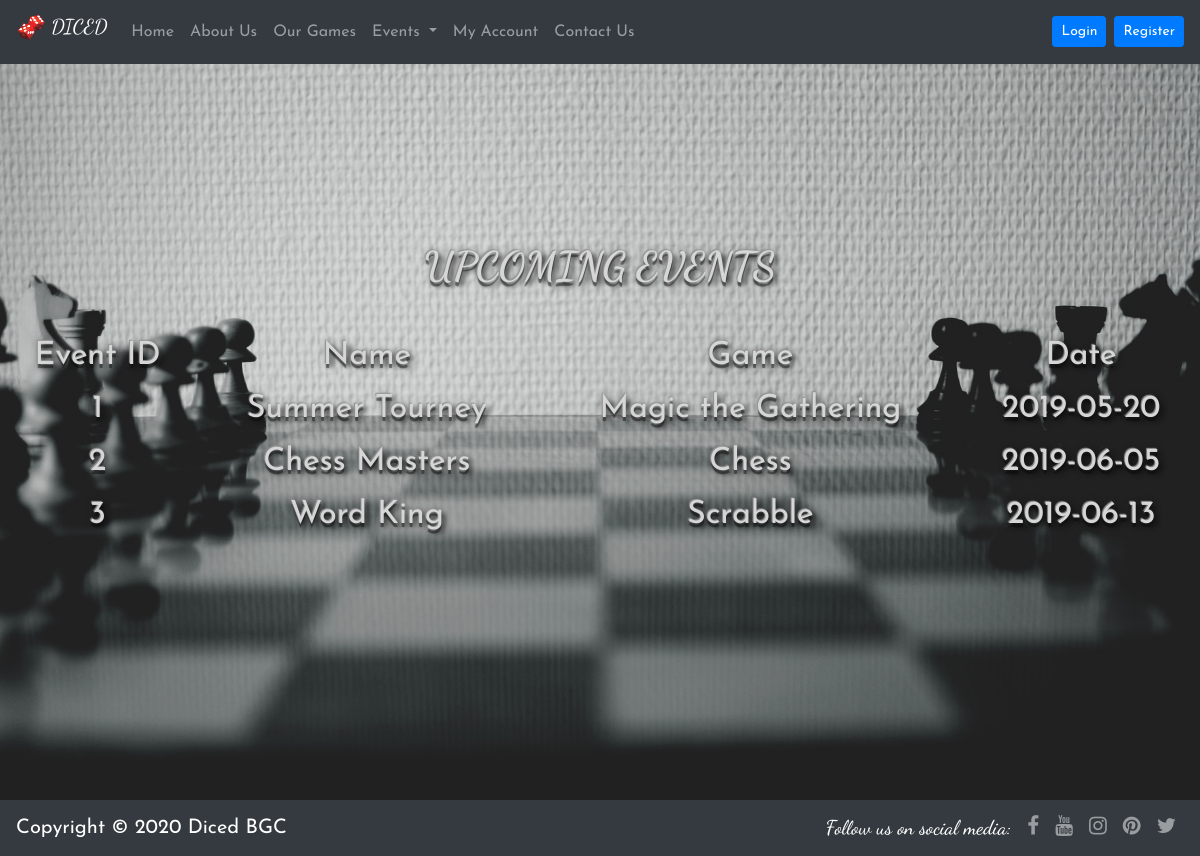
The app's page /WebsiteCode/event.php (signed in) with its own data.
### tables this page shows
CREATE TABLE IF NOT EXISTS `upcomingevents` (
  `id` bigint(20) UNSIGNED NOT NULL AUTO_INCREMENT,
  `event_name` varchar(50) NOT NULL,
  `event_game` varchar(50) NOT NULL,
  `date` date NOT NULL,
  PRIMARY KEY (`id`),
  UNIQUE KEY `id` (`id`)
);

### WebsiteCode/html/eventcontent.php (the view, shortened to what this page needs)
<main class="event">
  <h1 class="anim">UPCOMING EVENTS</h1>
  <?php
  $db = mysqli_connect('localhost','root','','diceddb')
  or die(mysqli_connect_error());
  $user_check_query = "SELECT * FROM upcomingevents LIMIT 5";
  $result = mysqli_query($db, $user_check_query);
  if ($result->num_rows > 0) {
    echo "<table class='anim table table-hover thead-dark table-borderless table-responsive-sm'><tr><th>Event ID</th><th>Name</th><th>Game</th><th>Date</th></tr>";
    while($row = $result->fetch_assoc()) {
      echo "<tr><td>".$row["id"]."</td><td>".$row["event_name"]. "</td><td>" .$row["event_game"]."</td></td><td>" .$row["date"]."</td></tr>";
    }
    echo "</table>";
  } else {
    echo "No events planned currently";
  }
  ?>
</main>

### WebsiteCode/css/stylesheet.css (style rules this page uses)
body { height: 100%; margin: 0; font-size: 16px; font-weight: 400; font-family: 'Josefin Sans', sans-serif; background: #333; color: #fff; line-height: 1.8em; }
h1,h2,h3,h4,h5 { font-family: 'Dancing Script', cursive; }
.event { background-image: url("../images/c.jpg"); background-position: center; background-size: cover; background-repeat: no-repeat; opacity: 0.8; display: flex; flex-direction: column; align-items: center; justify-content: center; text-align: center; width: 100%; height: 100vh; }
.event table { font-weight: 400; font-size: 2em; color: white; }
.event h1 { color: white; margin-bottom: 1em; font-weight:1000; }
.anim { text-shadow: -1px -1px 1px #aaa, 0px 4px 1px rgba(0, 0, 0, 0.5), 4px 4px 5px rgba(0, 0, 0, 0.7), 0px 0px 7px rgba(0, 0, 0, 0.4); color: white;; }

### records on screen
upcomingevents: id "1", event_name "Summer Tourney", event_game "Magic the Gathering", date "2019-05-20"
upcomingevents: id "2", event_name "Chess Masters", event_game "Chess", date "2019-06-05"
upcomingevents: id "3", event_name "Word King", event_game "Scrabble", date "2019-06-13"
